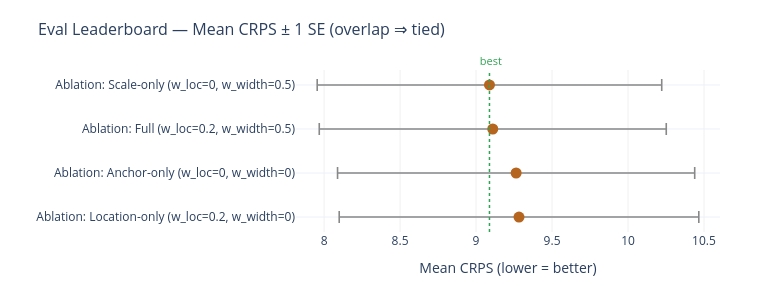

The notebook cell this image was saved under:
### Code cell
ablation_frame = predictions_to_frame(ablation_results, data_service)
ablation_board = leaderboard_with_uncertainty(ablation_frame)
viz.make_leaderboard_interval_chart(ablation_board)

### Figure 1 — Plotly figure (JSON) as saved in the notebook; plotly's stock layout.template omitted (floating-point values rounded to 4 significant figures)
{"data": [{"error_x": {"array": [1.183, 1.175, 1.142, 1.134], "color": "#888888", "thickness": 1.6, "type": "data", "width": 6}, "hovertemplate": "%{y}<br>CRPS %{x:.3f} ± %{error_x.array:.3f}<extra></extra>", "marker": {"color": ["#b5651d", "#b5651d", "#b5651d", "#b5651d"], "size": 11}, "mode": "markers", "showlegend": false, "type": "scatter", "x": [9.283, 9.264, 9.11, 9.088], "y": ["Ablation: Location-only (w_loc=0.2, w_width=0)", "Ablation: Anchor-only (w_loc=0, w_width=0)", "Ablation: Full (w_loc=0.2, w_width=0.5)", "Ablation: Scale-only (w_loc=0, w_width=0.5)"]}], "layout": {"annotations": [{"font": {"color": "#31a354", "size": 11}, "showarrow": false, "text": " best", "x": 9.088, "xanchor": "center", "xref": "x", "y": 1, "yanchor": "bottom", "yref": "y domain"}], "height": 286, "margin": {"b": 50, "l": 230, "r": 40, "t": 70}, "shapes": [{"line": {"color": "#31a354", "dash": "dot", "width": 1.5}, "type": "line", "x0": 9.088, "x1": 9.088, "xref": "x", "y0": 0, "y1": 1, "yref": "y domain"}], "title": {"font": {"size": 16}, "text": "Eval Leaderboard — Mean CRPS ± 1 SE (overlap ⇒ tied)"}, "width": 760, "xaxis": {"gridcolor": "#f0f0f0", "showgrid": true, "title": {"text": "Mean CRPS (lower = better)"}}, "yaxis": {"title": {"text": ""}}}}
